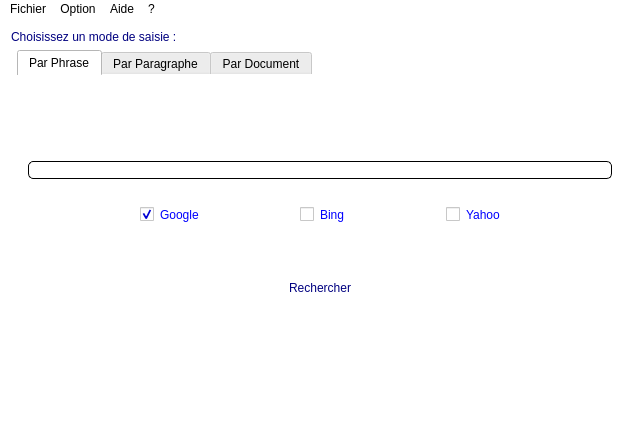
<?xml version="1.0" encoding="UTF-8"?>
<ui version="4.0">
 <class>Ihm</class>
 <widget class="QMainWindow" name="Ihm">
  <property name="geometry">
   <rect>
    <x>0</x>
    <y>0</y>
    <width>634</width>
    <height>421</height>
   </rect>
  </property>
  <property name="windowTitle">
   <string>Ihm</string>
  </property>
  <property name="styleSheet">
   <string notr="true">background-color: rgb(255, 255, 255);</string>
  </property>
  <widget class="QWidget" name="centralWidget">
   <layout class="QHBoxLayout" name="horizontalLayout_3">
    <item>
     <layout class="QGridLayout" name="gridLayout">
      <item row="0" column="0" colspan="2">
       <widget class="QLabel" name="label_4">
        <property name="styleSheet">
         <string notr="true">font: italic 14pt &quot;Monotype Corsiva&quot;;
font: 20pt &quot;French Script MT&quot;;
color: rgb(0, 0, 127);</string>
        </property>
        <property name="text">
         <string>Choisissez un mode de saisie :</string>
        </property>
       </widget>
      </item>
      <item row="1" column="1">
       <widget class="QTabWidget" name="tabWidget">
        <property name="styleSheet">
         <string notr="true">background-color: rgb(255, 255, 255);
font: 75 10pt &quot;Lucida Calligraphy&quot;;
border:none;
</string>
        </property>
        <property name="currentIndex">
         <number>0</number>
        </property>
        <widget class="QWidget" name="tab_3">
         <attribute name="title">
          <string>Par Phrase</string>
         </attribute>
         <layout class="QVBoxLayout" name="verticalLayout_6">
          <item>
           <widget class="QLabel" name="label_5">
            <property name="text">
             <string/>
            </property>
            <property name="pixmap">
             <pixmap resource="../Ressources/antiplagia.qrc">:/Images/p2.jpg</pixmap>
            </property>
            <property name="alignment">
             <set>Qt::AlignCenter</set>
            </property>
           </widget>
          </item>
          <item>
           <widget class="QLineEdit" name="lineEdit_3">
            <property name="styleSheet">
             <string notr="true">border-style:solid;
border-width:1px;
border-radius:5px;</string>
            </property>
            <property name="frame">
             <bool>true</bool>
            </property>
           </widget>
          </item>
          <item>
           <widget class="QGroupBox" name="groupBox">
            <property name="styleSheet">
             <string notr="true">border:none;</string>
            </property>
            <property name="title">
             <string/>
            </property>
            <layout class="QHBoxLayout" name="horizontalLayout_4">
             <property name="topMargin">
              <number>4</number>
             </property>
             <item>
              <layout class="QHBoxLayout" name="horizontalLayout">
               <property name="spacing">
                <number>0</number>
               </property>
               <property name="leftMargin">
                <number>0</number>
               </property>
               <item>
                <spacer name="horizontalSpacer_3">
                 <property name="orientation">
                  <enum>Qt::Horizontal</enum>
                 </property>
                 <property name="sizeHint" stdset="0">
                  <size>
                   <width>40</width>
                   <height>20</height>
                  </size>
                 </property>
                </spacer>
               </item>
               <item>
                <widget class="QCheckBox" name="checkBox_6">
                 <property name="enabled">
                  <bool>true</bool>
                 </property>
                 <property name="styleSheet">
                  <string notr="true">color: rgb(0, 0, 255);
font: italic 14pt &quot;Monotype Corsiva&quot;;</string>
                 </property>
                 <property name="text">
                  <string>Google</string>
                 </property>
                 <property name="checked">
                  <bool>true</bool>
                 </property>
                </widget>
               </item>
               <item>
                <spacer name="horizontalSpacer_5">
                 <property name="orientation">
                  <enum>Qt::Horizontal</enum>
                 </property>
                 <property name="sizeHint" stdset="0">
                  <size>
                   <width>40</width>
                   <height>20</height>
                  </size>
                 </property>
                </spacer>
               </item>
               <item>
                <widget class="QCheckBox" name="checkBox_4">
                 <property name="enabled">
                  <bool>true</bool>
                 </property>
                 <property name="styleSheet">
                  <string notr="true">color: rgb(0, 0, 255);
font: italic 14pt &quot;Monotype Corsiva&quot;;</string>
                 </property>
                 <property name="text">
                  <string>Bing</string>
                 </property>
                </widget>
               </item>
               <item>
                <spacer name="horizontalSpacer_6">
                 <property name="orientation">
                  <enum>Qt::Horizontal</enum>
                 </property>
                 <property name="sizeHint" stdset="0">
                  <size>
                   <width>40</width>
                   <height>20</height>
                  </size>
                 </property>
                </spacer>
               </item>
               <item>
                <widget class="QCheckBox" name="checkBox_5">
                 <property name="enabled">
                  <bool>true</bool>
                 </property>
                 <property name="styleSheet">
                  <string notr="true">color: rgb(0, 0, 255);
font: italic 14pt &quot;Monotype Corsiva&quot;;</string>
                 </property>
                 <property name="text">
                  <string>Yahoo</string>
                 </property>
                </widget>
               </item>
               <item>
                <spacer name="horizontalSpacer_4">
                 <property name="orientation">
                  <enum>Qt::Horizontal</enum>
                 </property>
                 <property name="sizeHint" stdset="0">
                  <size>
                   <width>40</width>
                   <height>20</height>
                  </size>
                 </property>
                </spacer>
               </item>
              </layout>
             </item>
            </layout>
           </widget>
          </item>
          <item>
           <widget class="QWidget" name="widget" native="true">
            <layout class="QGridLayout" name="gridLayout_3">
             <property name="topMargin">
              <number>3</number>
             </property>
             <item row="0" column="1">
              <widget class="QPushButton" name="pushButton">
               <property name="cursor">
                <cursorShape>PointingHandCursor</cursorShape>
               </property>
               <property name="styleSheet">
                <string notr="true">font: italic 16pt &quot;Monotype Corsiva&quot;;
color: rgb(0, 0, 127);</string>
               </property>
               <property name="text">
                <string>Rechercher</string>
               </property>
              </widget>
             </item>
             <item row="0" column="0">
              <spacer name="horizontalSpacer">
               <property name="orientation">
                <enum>Qt::Horizontal</enum>
               </property>
               <property name="sizeHint" stdset="0">
                <size>
                 <width>40</width>
                 <height>20</height>
                </size>
               </property>
              </spacer>
             </item>
             <item row="0" column="2">
              <spacer name="horizontalSpacer_2">
               <property name="orientation">
                <enum>Qt::Horizontal</enum>
               </property>
               <property name="sizeHint" stdset="0">
                <size>
                 <width>40</width>
                 <height>20</height>
                </size>
               </property>
              </spacer>
             </item>
            </layout>
           </widget>
          </item>
          <item>
           <widget class="QLabel" name="label">
            <property name="text">
             <string/>
            </property>
            <property name="textFormat">
             <enum>Qt::RichText</enum>
            </property>
            <property name="openExternalLinks">
             <bool>true</bool>
            </property>
           </widget>
          </item>
         </layout>
        </widget>
        <widget class="QWidget" name="tab_4">
         <attribute name="title">
          <string>Par Paragraphe</string>
         </attribute>
         <layout class="QVBoxLayout" name="verticalLayout_7">
          <item>
           <widget class="QLabel" name="label_6">
            <property name="autoFillBackground">
             <bool>false</bool>
            </property>
            <property name="text">
             <string/>
            </property>
            <property name="pixmap">
             <pixmap resource="../Ressources/antiplagia.qrc">:/Images/p2.jpg</pixmap>
            </property>
            <property name="alignment">
             <set>Qt::AlignCenter</set>
            </property>
           </widget>
          </item>
          <item>
           <widget class="QTextEdit" name="textEdit_2">
            <property name="maximumSize">
             <size>
              <width>16777215</width>
              <height>60</height>
             </size>
            </property>
            <property name="styleSheet">
             <string notr="true">border-style:solid;
border-width:1px;
border-radius:5px;</string>
            </property>
           </widget>
          </item>
          <item>
           <widget class="QGroupBox" name="groupBox_2">
            <property name="styleSheet">
             <string notr="true">border:none;
font: italic 12pt &quot;Monotype Corsiva&quot;;
color: rgb(0, 0, 255);</string>
            </property>
            <property name="title">
             <string/>
            </property>
            <layout class="QVBoxLayout" name="verticalLayout_5">
             <property name="topMargin">
              <number>8</number>
             </property>
             <item>
              <layout class="QHBoxLayout" name="horizontalLayout_2">
               <property name="spacing">
                <number>0</number>
               </property>
               <property name="leftMargin">
                <number>0</number>
               </property>
               <item>
                <spacer name="horizontalSpacer_7">
                 <property name="orientation">
                  <enum>Qt::Horizontal</enum>
                 </property>
                 <property name="sizeHint" stdset="0">
                  <size>
                   <width>40</width>
                   <height>20</height>
                  </size>
                 </property>
                </spacer>
               </item>
               <item>
                <widget class="QCheckBox" name="checkBox_7">
                 <property name="enabled">
                  <bool>true</bool>
                 </property>
                 <property name="styleSheet">
                  <string notr="true">color: rgb(0, 0, 255);
font: italic 14pt &quot;Monotype Corsiva&quot;;</string>
                 </property>
                 <property name="text">
                  <string>Google</string>
                 </property>
                 <property name="checked">
                  <bool>true</bool>
                 </property>
                </widget>
               </item>
               <item>
                <spacer name="horizontalSpacer_8">
                 <property name="orientation">
                  <enum>Qt::Horizontal</enum>
                 </property>
                 <property name="sizeHint" stdset="0">
                  <size>
                   <width>40</width>
                   <height>20</height>
                  </size>
                 </property>
                </spacer>
               </item>
               <item>
                <widget class="QCheckBox" name="checkBox_8">
                 <property name="enabled">
                  <bool>true</bool>
                 </property>
                 <property name="styleSheet">
                  <string notr="true">color: rgb(0, 0, 255);
font: italic 14pt &quot;Monotype Corsiva&quot;;</string>
                 </property>
                 <property name="text">
                  <string>Bing</string>
                 </property>
                </widget>
               </item>
               <item>
                <spacer name="horizontalSpacer_9">
                 <property name="orientation">
                  <enum>Qt::Horizontal</enum>
                 </property>
                 <property name="sizeHint" stdset="0">
                  <size>
                   <width>40</width>
                   <height>20</height>
                  </size>
                 </property>
                </spacer>
               </item>
               <item>
                <widget class="QCheckBox" name="checkBox_9">
                 <property name="enabled">
                  <bool>true</bool>
                 </property>
                 <property name="styleSheet">
                  <string notr="true">color: rgb(0, 0, 255);
font: italic 14pt &quot;Monotype Corsiva&quot;;</string>
                 </property>
                 <property name="text">
                  <string>Yahoo</string>
                 </property>
                </widget>
               </item>
               <item>
                <spacer name="horizontalSpacer_10">
                 <property name="orientation">
                  <enum>Qt::Horizontal</enum>
                 </property>
                 <property name="sizeHint" stdset="0">
                  <size>
                   <width>40</width>
                   <height>20</height>
                  </size>
                 </property>
                </spacer>
               </item>
              </layout>
             </item>
            </layout>
           </widget>
          </item>
          <item>
           <widget class="QWidget" name="widget_3" native="true">
            <layout class="QGridLayout" name="gridLayout_4">
             <item row="0" column="1">
              <widget class="QPushButton" name="pushButton_2">
               <property name="cursor">
                <cursorShape>PointingHandCursor</cursorShape>
               </property>
               <property name="styleSheet">
                <string notr="true">font: italic 16pt &quot;Monotype Corsiva&quot;;
color: rgb(0, 0, 127);</string>
               </property>
               <property name="text">
                <string>Rechercher</string>
               </property>
              </widget>
             </item>
             <item row="0" column="0">
              <spacer name="horizontalSpacer_11">
               <property name="orientation">
                <enum>Qt::Horizontal</enum>
               </property>
               <property name="sizeHint" stdset="0">
                <size>
                 <width>40</width>
                 <height>20</height>
                </size>
               </property>
              </spacer>
             </item>
             <item row="0" column="2">
              <spacer name="horizontalSpacer_12">
               <property name="orientation">
                <enum>Qt::Horizontal</enum>
               </property>
               <property name="sizeHint" stdset="0">
                <size>
                 <width>40</width>
                 <height>20</height>
                </size>
               </property>
              </spacer>
             </item>
            </layout>
           </widget>
          </item>
         </layout>
        </widget>
        <widget class="QWidget" name="tab_5">
         <attribute name="title">
          <string>Par Document</string>
         </attribute>
         <layout class="QGridLayout" name="gridLayout_2">
          <item row="2" column="0" colspan="2">
           <widget class="QLabel" name="label_7">
            <property name="text">
             <string/>
            </property>
            <property name="pixmap">
             <pixmap resource="../Ressources/antiplagia.qrc">:/Images/p2.jpg</pixmap>
            </property>
            <property name="alignment">
             <set>Qt::AlignCenter</set>
            </property>
           </widget>
          </item>
          <item row="4" column="1">
           <widget class="QToolButton" name="toolButton_2">
            <property name="styleSheet">
             <string notr="true">border-style:solid;
border-width:1px;
background-color: qlineargradient(spread:pad, x1:0.467, y1:1, x2:0.492462, y2:0, stop:0 rgba(150, 150, 150, 255), stop:1 rgba(255, 255, 255, 255));
border-radius:5px;
</string>
            </property>
            <property name="text">
             <string>...</string>
            </property>
           </widget>
          </item>
          <item row="4" column="0">
           <widget class="QLineEdit" name="lineEdit_4">
            <property name="styleSheet">
             <string notr="true">border-style:solid;
border-width:1px;
border-radius:5px;</string>
            </property>
            <property name="readOnly">
             <bool>true</bool>
            </property>
           </widget>
          </item>
          <item row="5" column="0" colspan="2">
           <widget class="QGroupBox" name="groupBox_3">
            <property name="styleSheet">
             <string notr="true">border:none;
font: italic 12pt &quot;Monotype Corsiva&quot;;
color: rgb(0, 0, 255);</string>
            </property>
            <property name="title">
             <string/>
            </property>
            <layout class="QVBoxLayout" name="verticalLayout_9">
             <property name="topMargin">
              <number>3</number>
             </property>
             <property name="bottomMargin">
              <number>22</number>
             </property>
             <item>
              <layout class="QHBoxLayout" name="horizontalLayout_5">
               <property name="spacing">
                <number>0</number>
               </property>
               <property name="leftMargin">
                <number>0</number>
               </property>
               <item>
                <spacer name="horizontalSpacer_19">
                 <property name="orientation">
                  <enum>Qt::Horizontal</enum>
                 </property>
                 <property name="sizeHint" stdset="0">
                  <size>
                   <width>40</width>
                   <height>20</height>
                  </size>
                 </property>
                </spacer>
               </item>
               <item>
                <widget class="QCheckBox" name="checkBox_10">
                 <property name="enabled">
                  <bool>true</bool>
                 </property>
                 <property name="styleSheet">
                  <string notr="true">color: rgb(0, 0, 255);
font: italic 14pt &quot;Monotype Corsiva&quot;;</string>
                 </property>
                 <property name="text">
                  <string>Google</string>
                 </property>
                 <property name="checked">
                  <bool>true</bool>
                 </property>
                </widget>
               </item>
               <item>
                <spacer name="horizontalSpacer_20">
                 <property name="orientation">
                  <enum>Qt::Horizontal</enum>
                 </property>
                 <property name="sizeHint" stdset="0">
                  <size>
                   <width>40</width>
                   <height>20</height>
                  </size>
                 </property>
                </spacer>
               </item>
               <item>
                <widget class="QCheckBox" name="checkBox_11">
                 <property name="enabled">
                  <bool>true</bool>
                 </property>
                 <property name="font">
                  <font>
                   <family>Monotype Corsiva</family>
                   <pointsize>14</pointsize>
                   <weight>50</weight>
                   <italic>true</italic>
                   <bold>false</bold>
                  </font>
                 </property>
                 <property name="styleSheet">
                  <string notr="true">color: rgb(0, 0, 255);
font: italic 14pt &quot;Monotype Corsiva&quot;;</string>
                 </property>
                 <property name="text">
                  <string>Bing</string>
                 </property>
                </widget>
               </item>
               <item>
                <spacer name="horizontalSpacer_21">
                 <property name="orientation">
                  <enum>Qt::Horizontal</enum>
                 </property>
                 <property name="sizeHint" stdset="0">
                  <size>
                   <width>40</width>
                   <height>20</height>
                  </size>
                 </property>
                </spacer>
               </item>
               <item>
                <widget class="QCheckBox" name="checkBox_12">
                 <property name="enabled">
                  <bool>true</bool>
                 </property>
                 <property name="styleSheet">
                  <string notr="true">font: italic 14pt &quot;Monotype Corsiva&quot;;
color: rgb(0, 0, 255);</string>
                 </property>
                 <property name="text">
                  <string>Yahoo</string>
                 </property>
                </widget>
               </item>
               <item>
                <spacer name="horizontalSpacer_22">
                 <property name="orientation">
                  <enum>Qt::Horizontal</enum>
                 </property>
                 <property name="sizeHint" stdset="0">
                  <size>
                   <width>40</width>
                   <height>20</height>
                  </size>
                 </property>
                </spacer>
               </item>
              </layout>
             </item>
            </layout>
           </widget>
          </item>
          <item row="6" column="0" colspan="2">
           <widget class="QWidget" name="widget_4" native="true">
            <property name="styleSheet">
             <string notr="true">color: rgb(0, 0, 127);
font: italic 14pt &quot;Monotype Corsiva&quot;;</string>
            </property>
            <layout class="QGridLayout" name="gridLayout_6">
             <property name="topMargin">
              <number>0</number>
             </property>
             <property name="bottomMargin">
              <number>19</number>
             </property>
             <item row="0" column="1">
              <widget class="QPushButton" name="pushButton_3">
               <property name="font">
                <font>
                 <family>Monotype Corsiva</family>
                 <pointsize>16</pointsize>
                 <weight>50</weight>
                 <italic>true</italic>
                 <bold>false</bold>
                </font>
               </property>
               <property name="cursor">
                <cursorShape>PointingHandCursor</cursorShape>
               </property>
               <property name="styleSheet">
                <string notr="true">font: italic 16pt &quot;Monotype Corsiva&quot;;
color: rgb(0, 0, 127);</string>
               </property>
               <property name="text">
                <string>Rechercher</string>
               </property>
              </widget>
             </item>
             <item row="0" column="0">
              <spacer name="horizontalSpacer_23">
               <property name="orientation">
                <enum>Qt::Horizontal</enum>
               </property>
               <property name="sizeHint" stdset="0">
                <size>
                 <width>40</width>
                 <height>20</height>
                </size>
               </property>
              </spacer>
             </item>
             <item row="0" column="2">
              <spacer name="horizontalSpacer_24">
               <property name="orientation">
                <enum>Qt::Horizontal</enum>
               </property>
               <property name="sizeHint" stdset="0">
                <size>
                 <width>40</width>
                 <height>20</height>
                </size>
               </property>
              </spacer>
             </item>
            </layout>
           </widget>
          </item>
         </layout>
        </widget>
       </widget>
      </item>
     </layout>
    </item>
   </layout>
  </widget>
  <widget class="QMenuBar" name="menuBar">
   <property name="geometry">
    <rect>
     <x>0</x>
     <y>0</y>
     <width>634</width>
     <height>21</height>
    </rect>
   </property>
   <widget class="QMenu" name="menuFichier">
    <property name="title">
     <string>Fichier</string>
    </property>
    <addaction name="actionQuitter"/>
   </widget>
   <widget class="QMenu" name="menuOption">
    <property name="title">
     <string>Option</string>
    </property>
    <widget class="QMenu" name="menuLangue">
     <property name="title">
      <string>Langue</string>
     </property>
     <addaction name="actionFran_ais"/>
     <addaction name="actionEnglish"/>
     <addaction name="actionDeutsch"/>
     <addaction name="actionEspa_ol"/>
     <addaction name="actionItaliano"/>
    </widget>
    <addaction name="actionPr_f_rences"/>
    <addaction name="menuLangue"/>
   </widget>
   <widget class="QMenu" name="menuAide">
    <property name="title">
     <string>Aide</string>
    </property>
    <addaction name="actionDocumentation"/>
   </widget>
   <widget class="QMenu" name="menu">
    <property name="title">
     <string>?</string>
    </property>
    <addaction name="action_propos"/>
   </widget>
   <addaction name="menuFichier"/>
   <addaction name="menuOption"/>
   <addaction name="menuAide"/>
   <addaction name="menu"/>
  </widget>
  <action name="action_propos">
   <property name="text">
    <string>À propos</string>
   </property>
  </action>
  <action name="actionQuitter">
   <property name="text">
    <string>Quitter</string>
   </property>
  </action>
  <action name="actionPr_f_rences">
   <property name="text">
    <string>Préférences</string>
   </property>
  </action>
  <action name="actionDocumentation">
   <property name="text">
    <string>Documentation</string>
   </property>
  </action>
  <action name="actionFran_ais">
   <property name="checkable">
    <bool>true</bool>
   </property>
   <property name="checked">
    <bool>true</bool>
   </property>
   <property name="text">
    <string>Français</string>
   </property>
  </action>
  <action name="actionEnglish">
   <property name="enabled">
    <bool>false</bool>
   </property>
   <property name="text">
    <string>English</string>
   </property>
  </action>
  <action name="actionDeutsch">
   <property name="enabled">
    <bool>false</bool>
   </property>
   <property name="text">
    <string>Deutsch</string>
   </property>
  </action>
  <action name="actionEspa_ol">
   <property name="enabled">
    <bool>false</bool>
   </property>
   <property name="text">
    <string>Español</string>
   </property>
  </action>
  <action name="actionItaliano">
   <property name="enabled">
    <bool>false</bool>
   </property>
   <property name="text">
    <string>Italiano</string>
   </property>
  </action>
 </widget>
 <layoutdefault spacing="6" margin="11"/>
 <resources>
  <include location="../Ressources/antiplagia.qrc"/>
 </resources>
 <connections/>
</ui>
